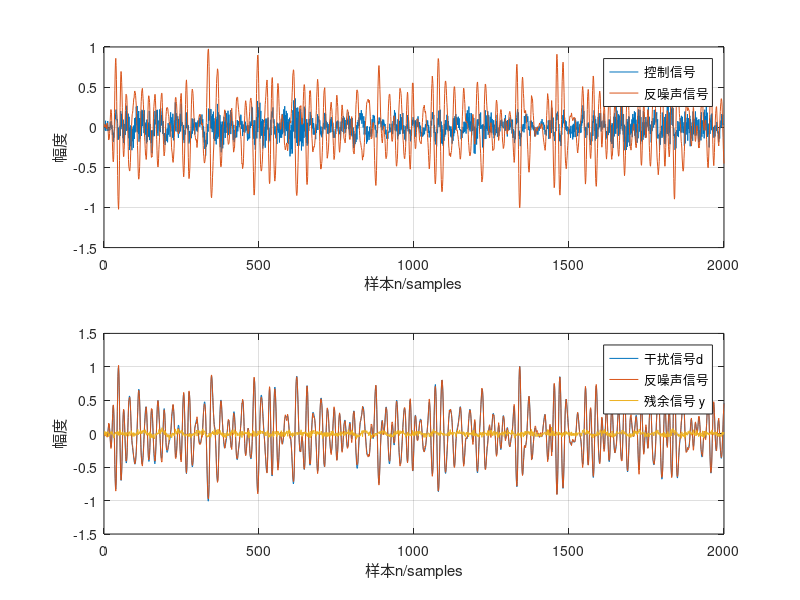

This chart was generated by the following MATLAB code:
% 需要检查状态空间表示中是否含有延迟
clear; close all; clc;
%%
% % 创建白噪声，并且生成外系统模型
% run bandlimitedNoise.m
% % 设定并且辨识次级通路
% run systemIdentification.m
load('bandlimitedNoise.mat');
load('systemIdentification.mat');

%% 耦合系统
% 增广状态矩阵
n = size(Af, 1);    % 原系统状态维度
p = size(A_w2, 1);  % 干扰模型状态维度
A = blkdiag(Af, A_w2);  % 块对角矩阵 [Af 0; 0 A_w2]

% 增广输入矩阵
B = [Bf; zeros(p, size(Bf, 2))];  % 原系统控制输入通道
G = [zeros(n, size(B_w2, 2)); B_w2];  % 干扰输入通道

% 增广输出矩阵
C = [Cf , C_w2];

%% 设计LQR控制器
% 状态权重矩阵 Q（半正定）
Q = C' * C;
% 输入权重矩阵 R（正定）
R = 10e-4;
% 离散 LQR 求解（状态反馈增益）
[K, ~, ~] = dlqr(A, B, Q, R);

% 计算闭环系统的状态矩阵
A_cl = A - B * K;
% 计算闭环系统的特征值
eig_cl = eig(A_cl);
% 检查闭环系统的稳定性
if all(abs(eig_cl) < 1)
    disp('闭环系统是稳定的（所有极点都在单位圆内）。');
else
    disp('闭环系统是不稳定的（存在极点在单位圆外）。');
end

%% 设计卡尔曼滤波器（状态估计器）
% 假设过程噪声协方差矩阵和测量噪声协方差矩阵
Qn = 2;  % 过程噪声协方差
Rn = 1e-4 * eye(size(C, 1));  % 测量噪声协方差

% 使用离散卡尔曼滤波器求解最优增益矩阵
[L, ~, ~] = dlqe(A, G, C, Qn, Rn);

% 显示卡尔曼滤波器增益
disp('卡尔曼滤波器增益矩阵 L:');
disp(L);

% 计算引入卡尔曼滤波器后的闭环系统状态矩阵
A_cl = A - B * K - L * C;
% 计算闭环系统的特征值
eig_cl = eig(A_cl);
% 显示闭环系统的极点
disp('引入卡尔曼滤波器后的闭环系统极点:');
disp(eig_cl);
% 检查闭环系统的稳定性
if all(abs(eig_cl) < 1)
    disp('引入卡尔曼滤波器后的闭环系统是稳定的（所有极点都在单位圆内）。');
else
    disp('引入卡尔曼滤波器后的闭环系统是不稳定的（存在极点在单位圆外）。');
end

%% 初始化参数
N = 2000;                    % 仿真步数
x = zeros(n + p, 1);    % 增广状态初始化
x_hat = zeros(n + p, 1);    % 状态估计初始化
x_history = zeros(n + p, N);  % 状态轨迹记录
x_hat_history = zeros(n + p, N);  % 状态估计轨迹记录
y_history = zeros(size(Cf, 1), N);  % 输出轨迹记录
u_history = zeros(1, N);  % 控制输入记录

%% 闭环控制仿真
for k = 1:N
    % 生成过程噪声和测量噪声
    e = sqrt(Qn) * randn(size(G, 2), 1);  % 过程噪声
    v = chol(Rn)' * randn(size(C, 1), 1);  % 测量噪声

    % 状态反馈控制律
    u = -K * x_hat;  % 使用估计状态进行反馈控制
    u_history(k) = u;  % 记录控制输入

    % 增广系统动态更新
    x = A * x + B * u + G * e;  % 系统状态更新
    y = C * x + v;  % 输出测量

    % 卡尔曼滤波器更新（状态估计）
    x_hat = A * x_hat + B * u;  % 预测
    x_hat = x_hat + L * (y - C * x_hat);  % 校正

    % 记录状态和输出
    x_history(:, k) = x;
    x_hat_history(:, k) = x_hat;
    y_history(:, k) = y;
end

% 计算干扰信号和反噪声信号
d_history = C_w2 * x_history(n+1:end, :);  % 干扰信号
anti_history = Cf * x_history(1:end-p, :);  % 反噪声信号

figure;
subplot(2, 1, 1);
plot(1:N, u_history, 'DisplayName', '控制信号'); hold on;
plot(1:N, anti_history, 'DisplayName', '反噪声信号');
xlabel('样本n/samples'); ylabel('幅度');
legend;
grid on; 

subplot(2, 1, 2);
plot(1:N, d_history, 'DisplayName', '干扰信号d'); hold on;
plot(1:N, -anti_history, 'DisplayName', '反噪声信号');
plot(1:N, y_history, 'DisplayName', '残余信号 y');
xlabel('样本n/samples'); ylabel('幅度');
legend;
grid on;